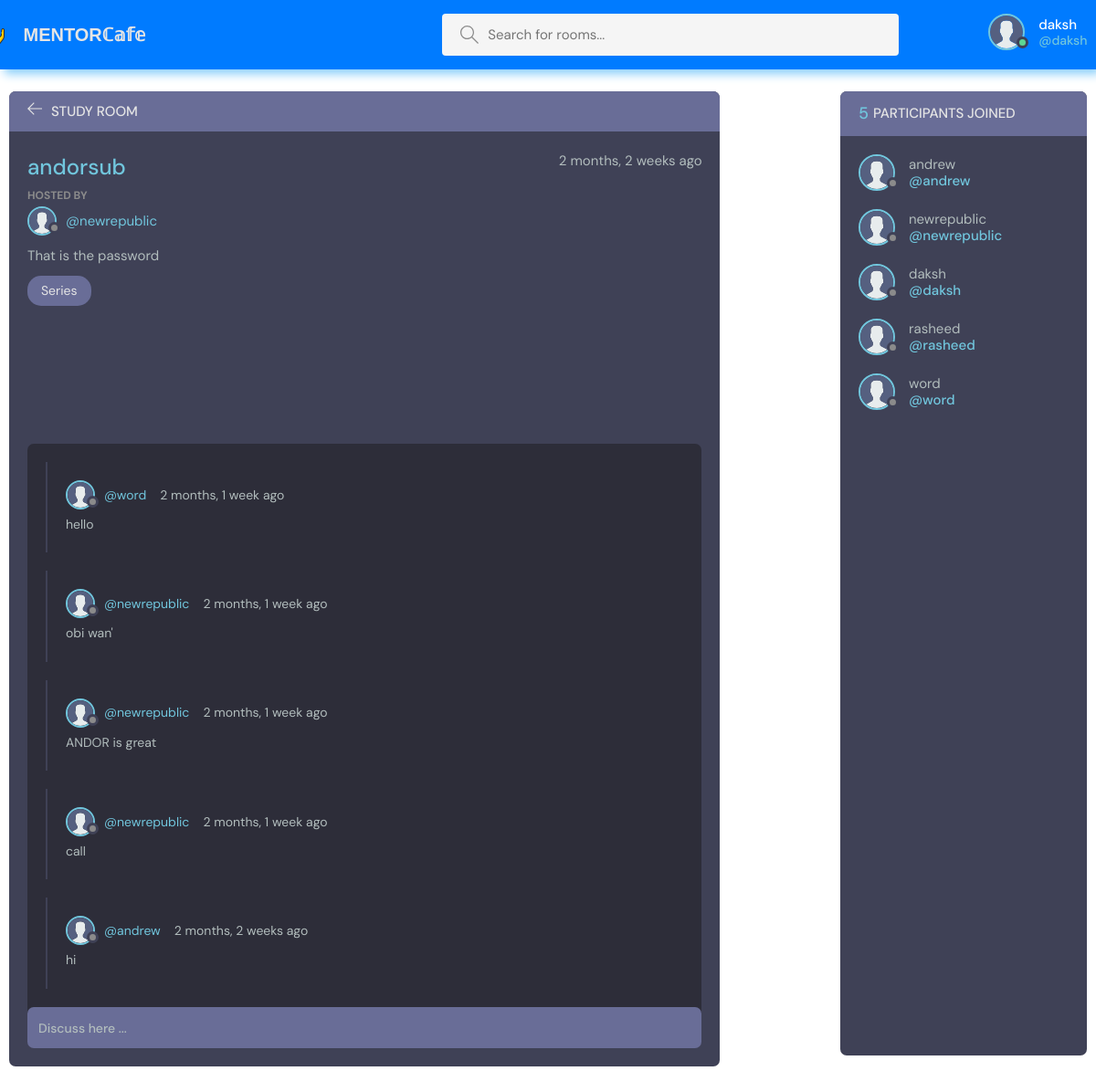
/room/6 (signed in), run on the app's committed database.
### base/models.py (models this page shows, shortened)
class Room(models.Model):
    host = models.ForeignKey(User,on_delete=models.SET_NULL,null=True)
    topic = models.ForeignKey(Topic,on_delete=models.SET_NULL,null=True)
    name = models.CharField(max_length=255)
    description = models.TextField(null=True,blank=True)
    participants = models.ManyToManyField(User,related_name='participants',blank=True)
    updated = models.DateTimeField(auto_now_add=True)
    created = models.DateTimeField(auto_now_add=True)
    class Meta:
        ordering = ['-updated','created']

class Topic(models.Model):
    name = models.CharField(max_length=255)

class Message(models.Model):
    user = models.ForeignKey(User,on_delete=models.CASCADE)
    room = models.ForeignKey(Room,on_delete=models.CASCADE)
    body = models.TextField()
    updated = models.DateTimeField(auto_now_add=True)
    created = models.DateTimeField(auto_now_add=True)

### base/views.py (the view, shortened to what this page needs)
# urls.py: path('room/<slug:pk>', views.room, name ="room"),
def room(request,pk):
    room = Room.objects.get(id=pk)
    room_messages = room.message_set.all().order_by('-created')
    participants = room.participants.all()
    context = {'room' : room, 'room_messages' : room_messages, 'participants':participants}
    return render(request, 'base/room.html',context)

### base/templates/base/room.html (shortened to what this page needs)
{% extends 'main.html' %}
{% load static%}
{% block content %}
<main class="profile-page layout layout--2">
  <div class="container">
    <div class="room">
      <div class="room__top">
        <div class="room__topLeft">
          <a href="{% url 'home' %}">
            <svg version="1.1" xmlns="http://www.w3.org/2000/svg" width="32" height="32" viewBox="0 0 32 32">
              <title>arrow-left</title>
              <path
                d="M13.723 2.286l-13.723 13.714 13.719 13.714 1.616-1.611-10.96-10.96h27.625v-2.286h-27.625l10.965-10.965-1.616-1.607z"
              ></path>
            </svg>
          </a>
          <h3>Study Room</h3>
        </div>
      </div>
      <div class="room__box scroll">
        <div class="room__header scroll">
          <div class="room__info">
            <h3>{{room.name}}</h3>
            <span>{{room.created|timesince}} ago</span>
          </div>
          <div class="room__hosted">
            <p>Hosted By</p>
            <a href="{% url 'profile' room.host.id %}" class="room__author">
              <div class="avatar avatar--small">
                <img src="{% static 'images/avatar.svg'%}" />
              </div>
              <span>@{{room.host}}</span>
            </a>
          </div>
          <div class="room__details">
            {{room.description}}
          </div>
          <span class="room__topics">{{room.topic.name}}</span>
        </div>
        <div class="room__conversation">
          <div class="threads scroll">
            {%for message in room_messages %}
            <div class="thread">
              <div class="thread__top">
                <div class="thread__author">
                  <a href="{% url 'profile' message.user.id %}" class="thread__authorInfo">
                    <div class="avatar avatar--small">
                      <img src="{% static 'images/avatar.svg'%}" />
                    </div>
                    <span>@{{message.user}}</span>
                  </a>
                  <span class="thread__date">{{message.created|timesince}} ago</span>
                </div>
              </div>
              <div class="thread__details">
                {{message.body}}
              </div>
            </div>
            {%endfor%}
          </div>
        </div>
      </div>
      <div class="room__message">
        {%if request.user.is_authenticated%}
            <form action="" method="post">
                <input type="text" name="body" placeholder="Discuss here ...">
            </form>
        {%endif%}
      </div>
    </div>
    <div class="participants">
      <h3 class="participants__top"><span style="font-size: 18px;">{{participants.count}}</span> Participants Joined </h3>
      <div class="participants__list scroll">
        {%for user in participants%}
        <a href="{% url 'profile' user.id %}" class="participant">
          <div class="avatar avatar--medium">
            <img src="{% static 'images/avatar.svg'%}" />
          </div>
          <p>
            {{user.username}}
            <span>@{{user.username}}</span>
          </p>
        </a>
        {%endfor%}
      </div>
    </div>
  </div>
</main>
{%endblock%}

### templates/navbar.html (shortened to what this page needs)
{%load static%}
<header class="header header--loggedIn">
    <div class="container">
        <a href="{% url 'home' %}" class="header__logo">
            <img src="{% static 'images/icons8-mentor-64.png' %}" />
            <h1 class="head-name">MENTORℂ𝕒𝕗𝕖</h1>
        </a>
        <form class="header__search" action="{% url 'home' %}" method="get" >
            <label>
                <input type = 'text' name = 'q' placeholder="Search for rooms..." />
            </label>
        </form>
        <nav class="header__menu">
            {% if request.user.is_authenticated %}
            <div class="header__user">
                <a href="{% url 'profile' request.user.id %}">
                    <div class="avatar avatar--medium active">
                        <img src="{% static 'images/avatar.svg'%}" />
                    </div>
                    <p>{{request.user.username}} <span>@{{request.user.username}}</span></p>
                </a>
            </div>
            {%else%}
            <a href="{% url 'login' %}">
        <img src="{% static 'images/avatar.svg'%}" />
        <p>Login</p>
      </a>
      {%endif%}
        </nav>
    </div>
</header>

### data on the page
Room: name "andorsub", created "2 months, 2 weeks", host "newrepublic", description "That is the password", topic.name "Series"
Message: user "word", created "2 months, 1 week", body "hello"
Message: user "newrepublic", created "2 months, 1 week", body "obi wan'"
Message: user "newrepublic", created "2 months, 1 week", body "ANDOR is great"
Message: user "newrepublic", created "2 months, 1 week", body "call"
Message: user "andrew", created "2 months, 2 weeks", body "hi"

### other printed values
{{ request.user.username }} "daksh"
{{ participants.count }} "5"
{{ user.username }} "andrew"
{{ user.username }} "newrepublic"
{{ user.username }} "daksh"
{{ user.username }} "rasheed"
{{ user.username }} "word"
